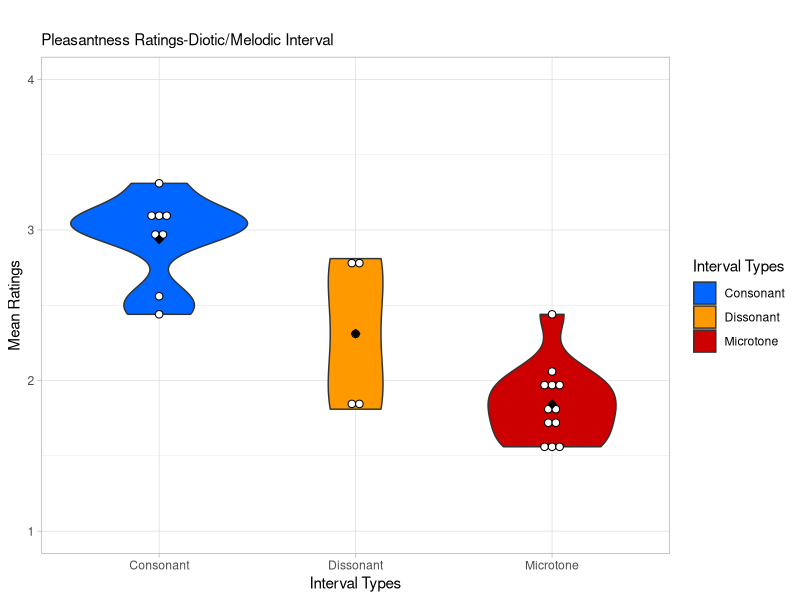
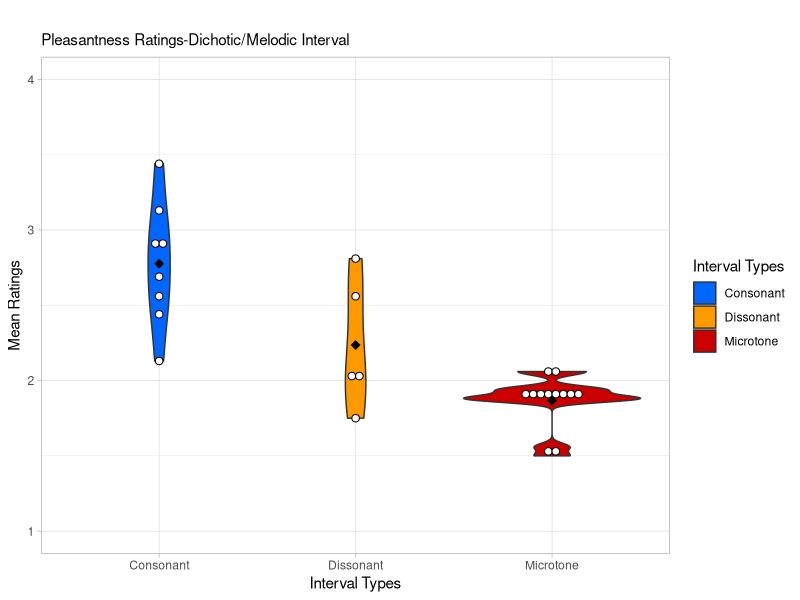
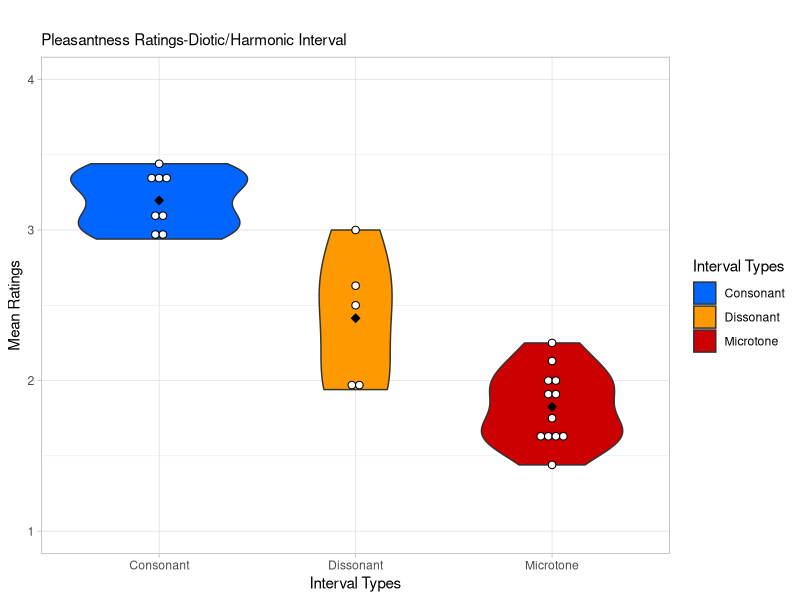
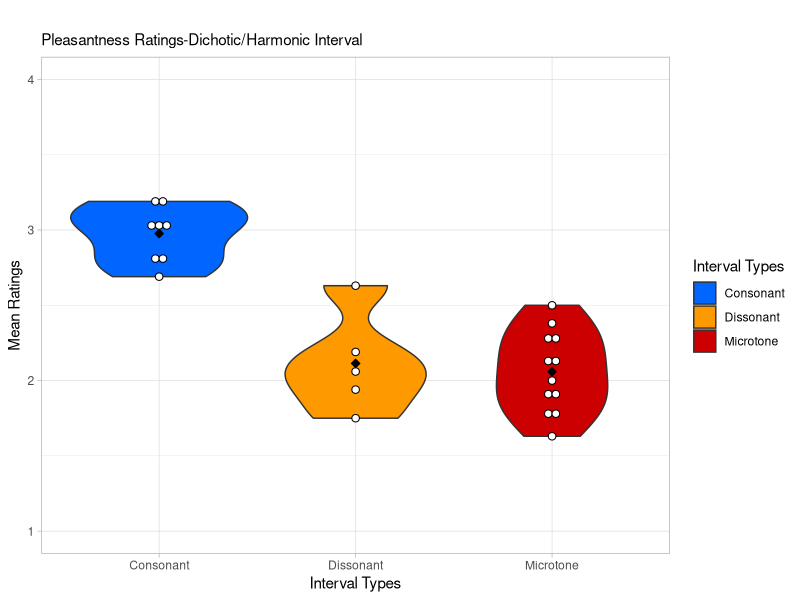
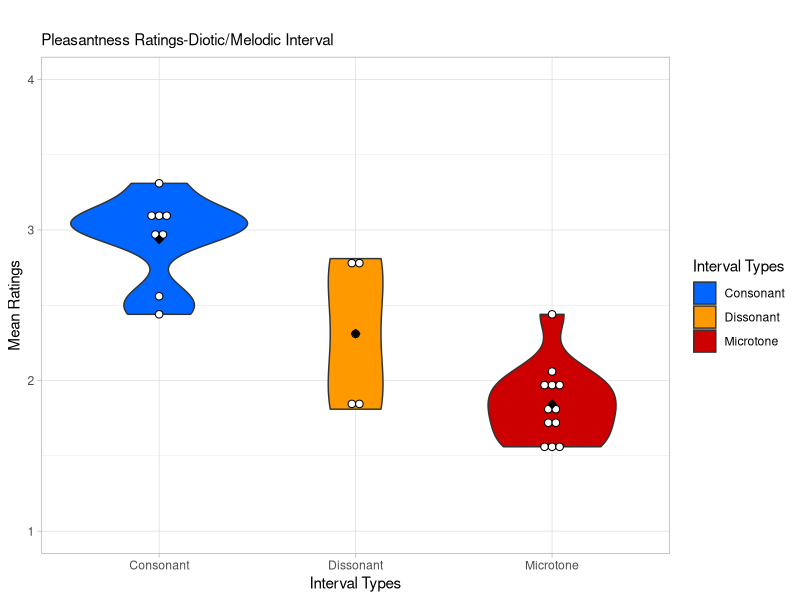
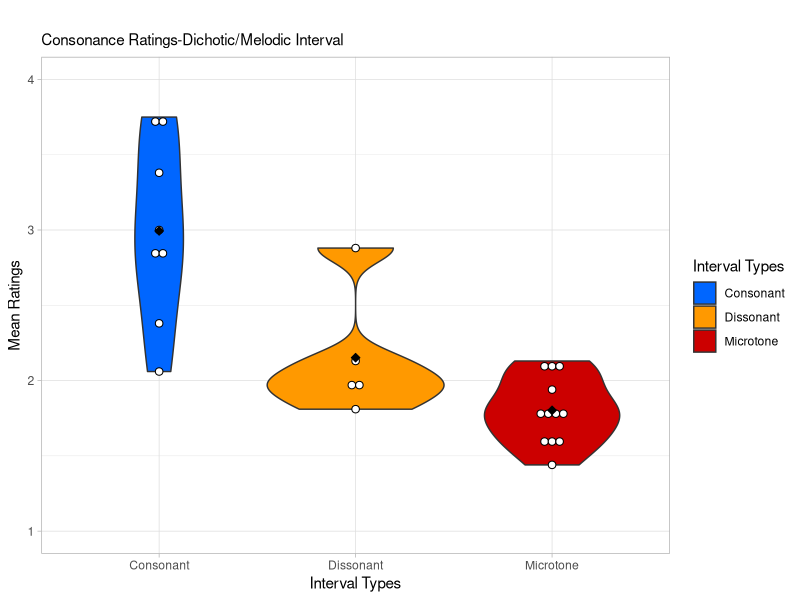
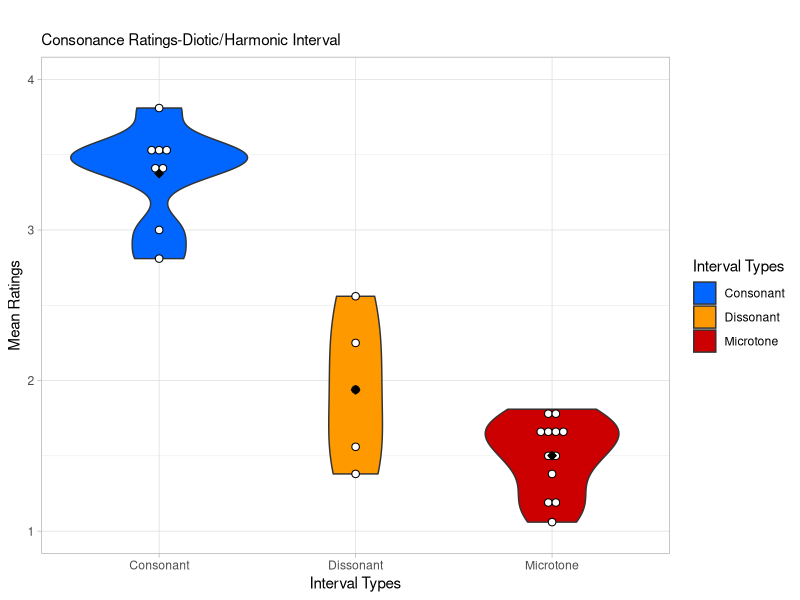
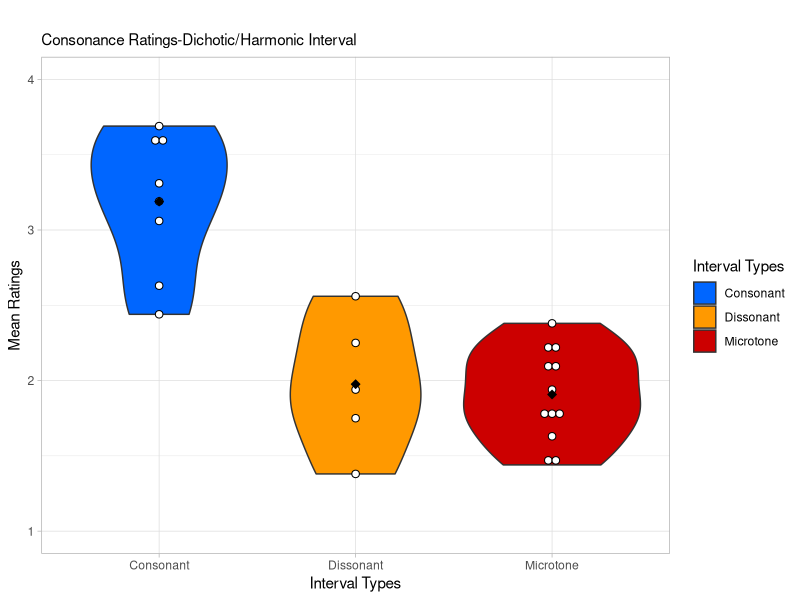

Source code (R) for these figures, in order:
#The following code was used to create plots in
#Aesthetic Responses on Microtonal Intervals.P.M
#Ho, M-J., Tomokane, J., Konno, R., McDermott, J.H., Fujii, S., Savage, P.E.
#2019 July

#following packages must be loaded
library(ggplot2)
library(dplyr)

set.seed(836)

#set workdrive
setwd("/Users/MelodyHo/Documents/KEIO/CompMusic/Consonance/")

#import data
data<-read.csv("Ho et al. 2019.csv", header=TRUE)

#Violin plot by interval types of consonance, dissonance and microtone (Fig.4A, 4B and S6, S7)

#multiple diagrams by aesthetic rating/interval type/condition
#pleasantness ratings/melodic intervals/diotic
PMD <- ggplot(data, aes(x=group, y=P.MD, fill=group, label=rownames(dt))) +
      geom_violin()
PMD <- PMD + scale_fill_manual(values = c('#0066FF','#FF9900','#CC0000'))
PMD <- PMD + geom_dotplot(binaxis='y', stackdir='center', dotsize=0.5, binwidth = 0.1, fill="white")
PMD <- PMD + stat_summary(fun.y='mean', geom="point", shape = 23, fill="black", size =2) 
PMD <- PMD + ylim(1,4)
PMD <- PMD + labs(title="",
                  subtitle ="Pleasantness Ratings-Diotic/Melodic Interval",
                  x = "Interval Types",
                  y = "Mean Ratings",
                  fill = "Interval Types")
PMD + theme_light()

#pleasantness ratings/melodic intervals/dichotic
PMDC <- ggplot(data, aes(x=group, y=P.MDC, fill=group, label=rownames(dt))) +
  geom_violin()
PMDC <- PMDC + scale_fill_manual(values = c('#0066FF','#FF9900','#CC0000'))
PMDC <- PMDC + geom_dotplot(binaxis='y', stackdir='center', dotsize=0.5, binwidth = 0.1, fill="white")
PMDC <- PMDC + stat_summary(fun.y='mean', geom="point", shape = 23, fill="black", size =2) 
PMDC <- PMDC + ylim(1,4)
PMDC <- PMDC + labs(title="",
                  subtitle ="Pleasantness Ratings-Dichotic/Melodic Interval",
                  x = "Interval Types",
                  y = "Mean Ratings",
                  fill = "Interval Types")
PMDC + theme_light()

#pleasantness ratings/harmonic intervals/diotic
PHD <- ggplot(data, aes(x=group, y=P.HD, fill=group, label=rownames(dt))) +
  geom_violin()
PHD <- PHD + scale_fill_manual(values = c('#0066FF','#FF9900','#CC0000'))
PHD <- PHD + geom_dotplot(binaxis='y', stackdir='center', dotsize=0.5, binwidth = 0.1, fill="white")
PHD <- PHD + stat_summary(fun.y='mean', geom="point", shape = 23, fill="black", size =2) 
PHD <- PHD + ylim(1,4)
PHD <- PHD + labs(title="",
                  subtitle ="Pleasantness Ratings-Diotic/Harmonic Interval",
                  x = "Interval Types",
                  y = "Mean Ratings",
                  fill = "Interval Types")
PHD + theme_light()

#pleasantness ratings/harmonic intervals/diotic
PHDC <- ggplot(data, aes(x=group, y=P.HDC, fill=group, label=rownames(dt))) +
  geom_violin()
PHDC <- PHDC + scale_fill_manual(values = c('#0066FF','#FF9900','#CC0000'))
PHDC <- PHDC + geom_dotplot(binaxis='y', stackdir='center', dotsize=0.5, binwidth = 0.1, fill="white")
PHDC <- PHDC + stat_summary(fun.y='mean', geom="point", shape = 23, fill="black", size =2) 
PHDC <- PHDC + ylim(1,4)
PHDC <- PHDC + labs(title="",
                  subtitle ="Pleasantness Ratings-Dichotic/Harmonic Interval",
                  x = "Interval Types",
                  y = "Mean Ratings",
                  fill = "Interval Types")
PHDC + theme_light()

#consonance ratings/melodic intervals/diotic
CMD <- ggplot(data, aes(x=group, y=C.MD, fill=group, label=rownames(dt))) +
  geom_violin()
CMD <- CMD + scale_fill_manual(values = c('#0066FF','#FF9900','#CC0000'))
CMD <- CMD + geom_dotplot(binaxis='y', stackdir='center', dotsize=0.5, binwidth = 0.1, fill="white")
CMD <- CMD + stat_summary(fun.y='mean', geom="point", shape = 23, fill="black", size =2) 
CMD <- CMD + ylim(1,4)
CMD <- CMD + labs(title="",
                  subtitle ="Consonance Ratings-Diotic/Melodic Interval",
                  x = "Interval Types",
                  y = "Mean Ratings",
                  fill = "Interval Types")
PMD + theme_light()

#consonance ratings/melodic intervals/dichotic
CMDC <- ggplot(data, aes(x=group, y=C.MDC, fill=group, label=rownames(dt))) +
  geom_violin()
CMDC <- CMDC + scale_fill_manual(values = c('#0066FF','#FF9900','#CC0000'))
CMDC <- CMDC + geom_dotplot(binaxis='y', stackdir='center', dotsize=0.5, binwidth = 0.1, fill="white")
CMDC <- CMDC + stat_summary(fun.y='mean', geom="point", shape = 23, fill="black", size =2) 
CMDC <- CMDC + ylim(1,4)
CMDC <- CMDC + labs(title="",
                    subtitle ="Consonance Ratings-Dichotic/Melodic Interval",
                    x = "Interval Types",
                    y = "Mean Ratings",
                    fill = "Interval Types")
CMDC + theme_light()

#consonance ratings/harmonic intervals/diotic
CHD <- ggplot(data, aes(x=group, y=C.HD, fill=group, label=rownames(dt))) +
  geom_violin()
CHD <- CHD + scale_fill_manual(values = c('#0066FF','#FF9900','#CC0000'))
CHD <- CHD + geom_dotplot(binaxis='y', stackdir='center', dotsize=0.5, binwidth = 0.1, fill="white")
CHD <- CHD + stat_summary(fun.y='mean', geom="point", shape = 23, fill="black", size =2) 
CHD <- CHD + ylim(1,4)
CHD <- CHD + labs(title="",
                  subtitle ="Consonance Ratings-Diotic/Harmonic Interval",
                  x = "Interval Types",
                  y = "Mean Ratings",
                  fill = "Interval Types")
CHD + theme_light()

#consonance ratings/harmonic intervals/diotic
CHDC <- ggplot(data, aes(x=group, y=C.HDC, fill=group, label=rownames(dt))) +
  geom_violin()
CHDC <- CHDC + scale_fill_manual(values = c('#0066FF','#FF9900','#CC0000'))
CHDC <- CHDC + geom_dotplot(binaxis='y', stackdir='center', dotsize=0.5, binwidth = 0.1, fill="white")
CHDC <- CHDC + stat_summary(fun.y='mean', geom="point", shape = 23, fill="black", size =2) 
CHDC <- CHDC + ylim(1,4)
CHDC <- CHDC + labs(title="",
                    subtitle ="Consonance Ratings-Dichotic/Harmonic Interval",
                    x = "Interval Types",
                    y = "Mean Ratings",
                    fill = "Interval Types")
CHDC + theme_light()

#beauty ratings/melodic intervals/diotic
BMD <- ggplot(data, aes(x=group, y=P.MD, fill=group, label=rownames(dt))) +
  geom_violin()
BMD <- BMD + scale_fill_manual(values = c('#0066FF','#FF9900','#CC0000'))
BMD <- BMD + geom_dotplot(binaxis='y', stackdir='center', dotsize=0.5, binwidth = 0.1, fill="white")
BMD <- BMD + stat_summary(fun.y='mean', geom="point", shape = 23, fill="black", size =2) 
BMD <- BMD + ylim(1,4)
BMD <- BMD + labs(title="",
                  subtitle ="Beauty Ratings-Diotic/Melodic Interval",
                  x = "Interval Types",
                  y = "Mean Ratings",
                  fill = "Interval Types")
BMD + theme_light()

#beauty ratings/melodic intervals/dichotic
BMDC <- ggplot(data, aes(x=group, y=P.MDC, fill=group, label=rownames(dt))) +
  geom_violin()
BMDC <- BMDC + scale_fill_manual(values = c('#0066FF','#FF9900','#CC0000'))
BMDC <- BMDC + geom_dotplot(binaxis='y', stackdir='center', dotsize=0.5, binwidth = 0.1, fill="white")
BMDC <- BMDC + stat_summary(fun.y='mean', geom="point", shape = 23, fill="black", size =2) 
BMDC <- BMDC + ylim(1,4)
BMDC <- BMDC + labs(title="",
                    subtitle ="Beauty Ratings-Dichotic/Melodic Interval",
                    x = "Interval Types",
                    y = "Mean Ratings",
                    fill = "Interval Types")
BMDC + theme_light()

#beauty ratings/harmonic intervals/diotic
BHD <- ggplot(data, aes(x=group, y=P.HD, fill=group, label=rownames(dt))) +
  geom_violin()
BHD <- BHD + scale_fill_manual(values = c('#0066FF','#FF9900','#CC0000'))
BHD <- BHD + geom_dotplot(binaxis='y', stackdir='center', dotsize=0.5, binwidth = 0.1, fill="white")
BHD <- BHD + stat_summary(fun.y='mean', geom="point", shape = 23, fill="black", size =2) 
BHD <- BHD + ylim(1,4)
BHD <- BHD + labs(title="",
                  subtitle ="Beauty Ratings-Diotic/Harmonic Interval",
                  x = "Interval Types",
                  y = "Mean Ratings",
                  fill = "Interval Types")
BHD + theme_light()

#beauty ratings/harmonic intervals/diotic
BHDC <- ggplot(data, aes(x=group, y=B.HDC, fill=group, label=rownames(dt))) +
  geom_violin()
BHDC <- BHDC + scale_fill_manual(values = c('#0066FF','#FF9900','#CC0000'))
BHDC <- BHDC + geom_dotplot(binaxis='y', stackdir='center', dotsize=0.5, binwidth = 0.1, fill="white")
BHDC <- BHDC + stat_summary(fun.y='mean', geom="point", shape = 23, fill="black", size =2) 
BHDC <- BHDC + ylim(1,4)
BHDC <- BHDC + labs(title="",
                    subtitle ="Beauty Ratings-Dichotic/Harmonic Interval",
                    x = "Interval Types",
                    y = "Mean Ratings",
                    fill = "Interval Types")
BHDC + theme_light()



#List of variable names:
#P.MD : Pleasantness ratings/melodic intervals/diotic condition
#P.MDC : Pleasantness ratings/melodic intervals/dichotic condition
#P.HD : Pleasantness ratings/harmonic intervals/diotic condition
#P.HDC : Pleasantness ratings/harmonic intervals/dichotic condition

#C.MD : Consonance ratings/melodic intervals/diotic condition
#C.MDC : Consonance ratings/melodic intervals/dichotic condition
#C.HD : Consonance ratings/harmonic intervals/diotic condition
#C.HDC : Consonance ratings/harmonic intervals/dichotic condition

#B.MD : Beauty ratings/melodic intervals/diotic condition
#B.MDC : Beauty ratings/melodic intervals/dichotic condition
#B.HD : Beauty ratings/harmonic intervals/diotic condition
#B.HDC : Beauty ratings/harmonic intervals/dichotic condition

